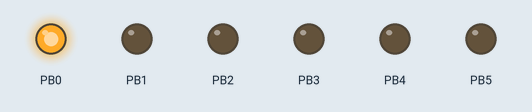
Simulated run of this program. Board: ATmega328P, built with avr-gcc and emulated at 16 MHz. Shown: output pins drawn as LEDs (lit = HIGH).

Above: at 0.1 s.
At 0.7 s:
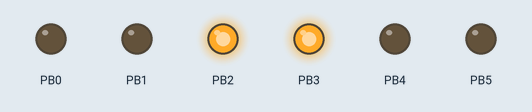
At 1.5 s:
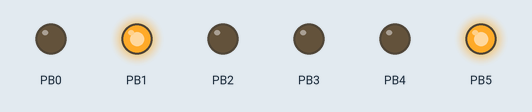
At 2.9 s:
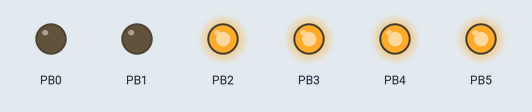
At 4.3 s:
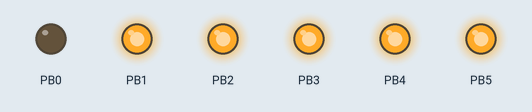
At 5.7 s:
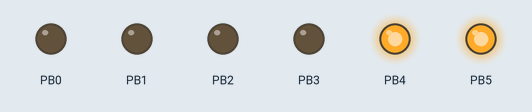
Timing chart, 0 to 6.0 s (numbered marks = the images above):
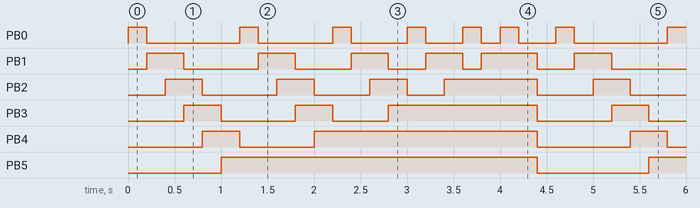

The program:

main.c
```c
/*
 * File: led_pattern.c
 * Created: [Date]
 * Author: vingyan
 * Description: This program creates a chasing LED pattern on PORTB, where LEDs light up sequentially and then reset.
 *
 * Detailed Explanation:
 * 1. F_CPU is defined as 16 MHz for delay functions.
 * 2. Pins 8 to 13 of PORTB are set as outputs to control the LEDs.
 * 3. A variable n is initialized to 6.
 * 4. Inside the while loop:
 *    a. A for loop iterates from 0 to n-1.
 *    b. Within the loop, the ith bit of PORTB is set to turn on the corresponding LED.
 *    c. A delay of 200 milliseconds is used to create the chasing effect.
 *    d. The (i-1)th bit of PORTB is cleared to turn off the previous LED.
 *    e. After the loop, n is decremented.
 *    f. If n reaches 0, it is reset to 6, and all LEDs are turned off for a brief period before restarting the pattern.
 */

#define F_CPU 16000000 // Define the clock frequency for delay functions

#include <avr/io.h>     // AVR Standard I/O Library
#include <util/delay.h> // AVR Delay Functions Library

int n = 6; // Initialize variable n with value 6

int main(void) {
    // Set pins 8 to 13 as outputs (PORTB, Pins 0 to 5)
    DDRB |= 0b00111111;

    while (1) { // Infinite loop

        for(int i = 0; i < n; ++i) { // Loop from 0 to n-1
            PORTB |= (1U << i); // Set the ith bit of PORTB to turn on the corresponding pin
            _delay_ms(200); // Delay for 200 milliseconds
            PORTB &= ~(1U << (i - 1)); // Clear the (i-1)th bit of PORTB to turn off the previous pin
        }

        n--; // Decrement n

        if(n == 0) { // If n reaches 0
            n = 6; // Reset n to 6
            _delay_ms(200); // Delay for 200 milliseconds
            PORTB &= ~0b11111111; // Turn off all pins on PORTB
            _delay_ms(200); // Delay for 200 milliseconds
        }
    }

    return 0;
}
```

Measured:
- by itself, PB2: repeats every 4.6 s: LOW 0.80 s, HIGH 0.40 s, LOW 0.60 s, HIGH 0.40 s, LOW 0.40 s, HIGH 1.0 s, LOW 0.60 s, HIGH 0.40 s
- by itself, PB3: repeats every 4.6 s: LOW 0.80 s, HIGH 0.40 s, LOW 0.60 s, HIGH 1.6 s, LOW 0.80 s, HIGH 0.40 s
- by itself, PB4: repeats every 4.6 s: LOW 0.80 s, HIGH 2.4 s, LOW 1.0 s, HIGH 0.40 s
- by itself, PB5: alternates HIGH for 3.4 s and LOW for 1.2 s
- by itself, PB1: repeats every 4.6 s: LOW 0.80 s, HIGH 0.40 s, LOW 0.60 s, HIGH 0.40 s, LOW 0.40 s, HIGH 0.40 s, LOW 0.20 s, HIGH 0.60 s, LOW 0.40 s, HIGH 0.40 s
- by itself, PB0: repeats every 4.6 s: LOW 1.0 s, HIGH 0.20 s, LOW 0.80 s, HIGH 0.20 s, LOW 0.60 s, HIGH 0.20 s, LOW 0.40 s, HIGH 0.20 s, LOW 0.20 s, HIGH 0.20 s, LOW 0.40 s, HIGH 0.20 s
